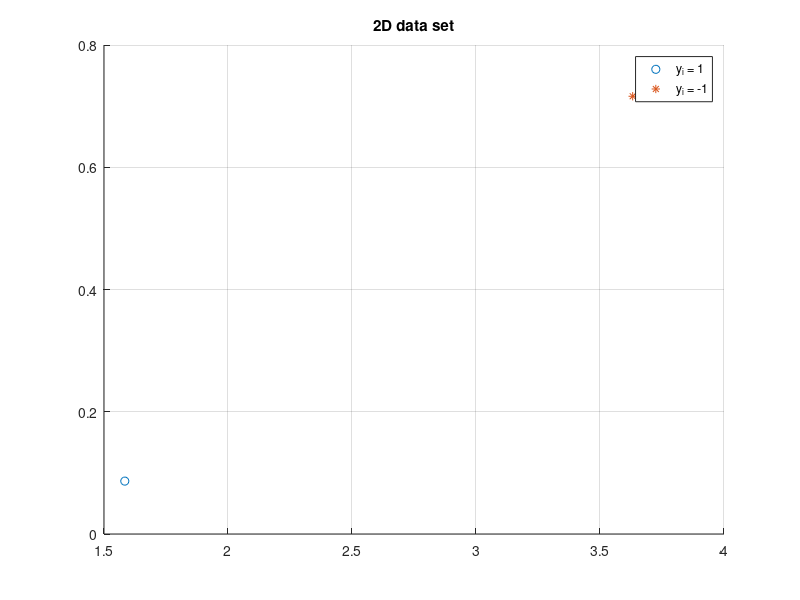
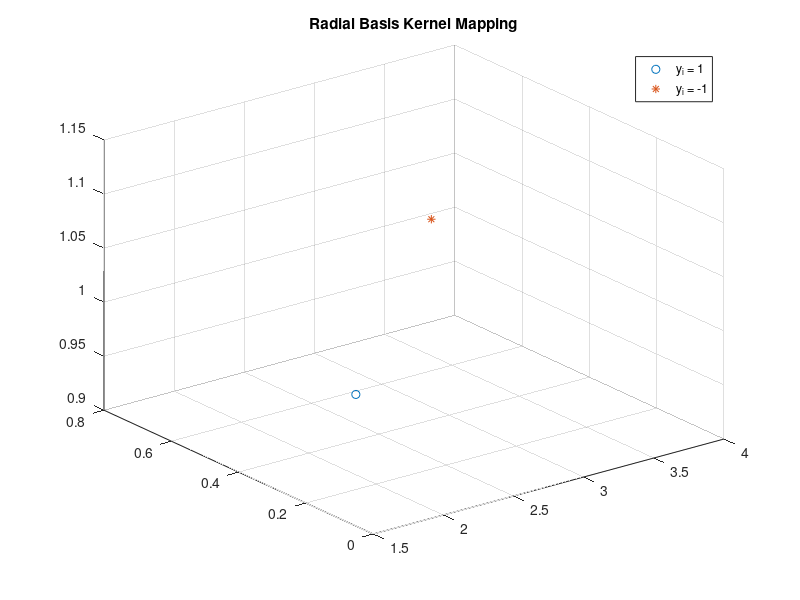

Write the MATLAB code that produced these figures, in order. (Note: this script raises an error after producing the figures.)
%% Numerical Optimisation Project 
% Name: Dylan Scotney 
% SN: 18138211
% Submission date: 09/04/2019

% clear cache and variables 
clear cache variables
addpath Lib

%--------------------------------------------------------------------------
%% Simulating dataset 
%--------------------------------------------------------------------------
numOfPoints = 2;
theta = linspace(0, 2*pi, numOfPoints/2);
% 4th column = 0 will later be used to store mapped values from kernels
scatter_circle = @(r, noise, class) [r * cos(theta) + noise(1,:);
                                     r * sin(theta) + noise(2,:);
                                     0*theta;
                                     class*ones(1,length(theta))];

% Generate random sets with norm distribution, acts as noise on sample
data_generator = rng(0,'v5normal');
noise1 = rand(2,length(theta));
noise2 = rand(2,length(theta));

dataset_p = scatter_circle(1, noise1, 1)';
dataset_m = scatter_circle(3, noise2, -1)';
dataset = [dataset_p; dataset_m];

% Plot data
figure('name', 'Non-Linearly Seperable Data')
hold on
scatter(dataset_p(:,1), dataset_p(:,2), 'o')
scatter(dataset_m(:,1), dataset_m(:,2), '*')
title("2D data set")
legend("y_i = 1", "y_i = -1")
grid on 
hold off

disp("Simulated data set.")

%--------------------------------------------------------------------------
%% RADIAL BASIS KERNEL SOLUTION
%--------------------------------------------------------------------------

%% Seperating dataset with Radial Basis kernel 
%---------------------------------------------
sigma = 2;
kernel = @(xi,xj) exp(-sqrt(sum((xi-xj).^2,2))/2*sigma^2);

for i = 1:numOfPoints
    % Store New Z values in 3th column
    dataset(i,3) = sum(kernel(dataset(i,1:2),dataset(:,1:2)));
end

split = numOfPoints/2;

figure('name', 'Radial Basis Kernel Mapping')
scatter3(dataset(1:split, 1), dataset(1:split, 2), dataset(1:split,3), 'o');
hold on
scatter3(dataset(split+1:end, 1), dataset(split+1:end, 2), dataset(split+1:end,3), '*');
title("Radial Basis Kernel Mapping")
legend("y_i = 1", "y_i = -1")
hold off

disp("Seperated data with radial basis kernel.")

%% Calculating Hessian of Radial Basis Kernel
%--------------------------------------------
% Computing matrix H
H = zeros(numOfPoints,numOfPoints);
for i = 1:numOfPoints
    for j = 1:numOfPoints
        H(i,j) = dataset(i,4)*dataset(j,4)*dot(dataset(i,1:3), dataset(j,1:3));
    end
end
H
disp("Calculated Hessian.")

%% Formulating minimisation problem
%----------------------------------

group = dataset(:, 4); %classification of each point

% Define function handles for augLag and diffAugLag:
%==========================================================================
f = @(a) F(a, H);
c_e = @(a) C_e(a, group);
psi = @(a, mu_I, lambda_I) Psi(a, mu_I, lambda_I);

df = @(a) dF(a, H);
dc_e = dC_e(group);
dpsi = @ (a, mu_I, lambda_I) dPsi(a, mu_I, lambda_I);

d2f = d2F(H);
d2c_e = @(mu_e) 1/mu_e * d2C_e(group);
d2psi = @(a, mu_I, lambda_I) d2Psi(a, mu_I,  lambda_I);

%==========================================================================


% Defining Lagrangian (see report) <add more info here>
%==========================================================================
L.f = @(a, mu_e, lambda_e, mu_I, lambda_I) augLagrangian(f, c_e, psi, a,...
                                                       mu_e, lambda_e, ...
                                                       mu_I,lambda_I);

L.df = @(a, mu_e, lambda_e, mu_I, lambda_I) diffAugLagrangian(df, dc_e, c_e,...
                                                            dpsi, a, mu_e,...
                                                            lambda_e, mu_I,...
                                                            lambda_I);  
                                                        
L.d2f = @(a, mu_e, mu_I, lambda_I) d2AugLagrangian(d2f, d2c_e, d2psi, a, mu_e,...
                                             mu_I, lambda_I);
%==========================================================================

disp("Formulated minimisation problem.")

%% Solving Minimisation Problem
%------------------------------

% Initialisation:
%==========================================================================
% Starting point
a0 = 0*ones(length(H), 1);

% Parameters
mu_e0 = -1;
lambda_e0 = 3;
mu_I0 = -1;
lambda_I0 = 100*ones(length(H), 1);
tol = 1e-8; 
alpha0 = 1;
maxIter = 100;
storeInfo = true;
dataGroups = dataset(:,4);
%==========================================================================

% Solving using Framework 17.3 from Nocedal and Wright:
%=========================================================================
[a_k, f_max, nIter, info] = augLagFramework(L, a0, dataGroups, mu_e0,...
                                            lambda_e0, mu_I0, lambda_I0,...
                                            tol, maxIter, storeInfo);
a_k
norm(info.diff(:,end))
%==========================================================================
disp("Solved minimisation problem.")  
disp(info.stopCond)

%% Plotting data of solution
%---------------------------

% Plotting paths if 2D problem: 
%==========================================================================
if(numOfPoints == 3)
    func2 = @(x,y) L.f([x;y],realmax,0,realmax,[0;0]);
    figure('name', '2d path')
    hold on 
    fcontour(func2,[0, 1.5,0,1.5], 'LevelStep', 0.01)
    plot(info.as(1,:), info.as(2,:), 'r-o', 'MarkerFaceColor', 'r')
    plot(0:0.1:1, 0:0.1:1,'b') % sum(alpha_iy_i) = 0
    hold off
end
%==========================================================================


% Plotting Convergence of a_k:
%==========================================================================
successiveDiff = [diff(info.as(1,:)); diff(info.as(2,:))];
figure('name', 'Convergence of alpha')
semilogy(vecnorm(successiveDiff, 2, 1))
xlabel("Iteration")
ylabel("||\alpha_k - \alpha_k_-_1)||")
%==========================================================================

% Plotting Convergence of a_k:
%==========================================================================
figure('name', 'Convergence of alpha')
semilogy(vecnorm(info.diff, 2, 1))
xlabel("Iteration")
ylabel("||df||")
%==========================================================================


% Plotting Parameters:
%==========================================================================
figure('name', 'lambda_I')
semilogy(vecnorm(info.lambda_I,2,1))
ylabel("||\lambda^I||")
xlabel("Iteration")

% figure('name', 'mu_I')
% semilogy(info.mu_I)
% ylabel("||\mu^I||")
% xlabel("Iteration")
% 
% figure('name', 'mu_e')
% semilogy(info.mu_e)
% ylabel("||\mu^e||")
% xlabel("Iteration")

figure('name', 'lambda_e')
semilogy(info.lambda_e)
ylabel("||\lambda^e||")
xlabel("Iteration")
%==========================================================================
disp("Plotting results")

% %% Calculating W
% %----------------
% % w = sum(alpha_i * y_i * x_i)
% %==========================================================================
% w = calcW(a_k, dataset(:,1:3), dataset(:,4));
% %==========================================================================
% disp("Calculating w")
% 
% %% Determine Support Vectors
% %---------------------------
% % Indicies for a_i > 0
% p_points = dataset(1:split, 1:3)
% n_points = dataset(split+1:end, 1:3)
% 
% aMaxp = -1
% aMinn = -1
% for i = 1:length(a_k)
%     if i <= split
%         if a_k(i) > aMaxp
%             aMaxp = a_k(i);
%             supportIndex(1) = i;
%         end
%     else
%         if a_k(i) > aMaxn
%             aMaxn = a_k(i);
%             supportIndex(2) = i;
%         end
%     end
% end
% 
% supportIndex;
% supportVectors = [p_points(supportIndex(1),:), a_k(supportIndex(1));
%                   n_points(supportIndex(2),:), a_k(supportIndex(2) + split)];
% 
%               
% figure('name', 'Radial Basis Kernel Mapping')
% hold on
% scatter3(dataset(1:split, 1), dataset(1:split, 2), dataset(1:split,3), 'o');
% scatter3(dataset(10, 1), dataset(10, 2), dataset(10,3),'k', 'o');
% scatter3(dataset(split+1:end, 1), dataset(split+1:end, 2), dataset(split+1:end,3), '*');
% scatter3(dataset(split+1, 1), dataset(split+1, 2), dataset(split+1,3), 'k', '*');
% hold off
% title("Radial Basis Kernel Mapping")
% legend("y_i = 1", "y_i = -1")
% hold off              
% 
% disp("Calculating Support Vectors")

% %% Calculating b
% %---------------
% b = calcb(supportVectors)
% 
% disp("calculating b")
% 
% %% Plotting SVM plane
% %--------------------
% 
% func = @(x,y) (-b - w(1)*x - w(2)*y)/w(3);
% [X,Y] = meshgrid(-4:0.1:4, -4:0.1:4);
% Z = func(X,Y);
% 
% figure('name', 'SVM Mapping')
% hold on
% scatter3(dataset(1:split, 1), dataset(1:split, 2), dataset(1:split,3), 'o');
% surf(X,Y,Z)
% scatter3(dataset(split+1:end, 1), dataset(split+1:end, 2), dataset(split+1:end,3), '*');
% xlabel('x')
% ylabel('y')
% zlabel('z')
% legend("y_i = 1", "SVM", "y_i = -1")
% hold off
% 
% disp("Plotting SVM plane")
% 
% 
% 
% 
% 
% %%
% x = supportVectors(:,1:3)
% supportVectors
% dot(x(1,:), w) 
% dot(x(2,:), w) 















%% Seperating dataset with polynomial kernel
% b=2; 
% a=0;
% kernel = @(xi, xj) (dot(xi,xj)+a)^b;
% 
% for j = 1:numOfPoints
%     z2(j) = 0;
%     for i = 1:numOfPoints
%         z2(j) = z2(j) + kernel(dataset(j,1:2), dataset(i,1:2));
%     end
% end
% 
% split = numOfPoints/2;
% 
% figure(3)
% scatter3(dataset(1:split, 1), dataset(1:split, 2), z2(1:split), 'o');
% hold on
% scatter3(dataset(split+1:end, 1), dataset(split+1:end, 2), z2(split+1:end), '*');
% title("Sigmoidal Kernel Mapping")
% legend("y_i = 1", "y_i = -1")
% hold off
